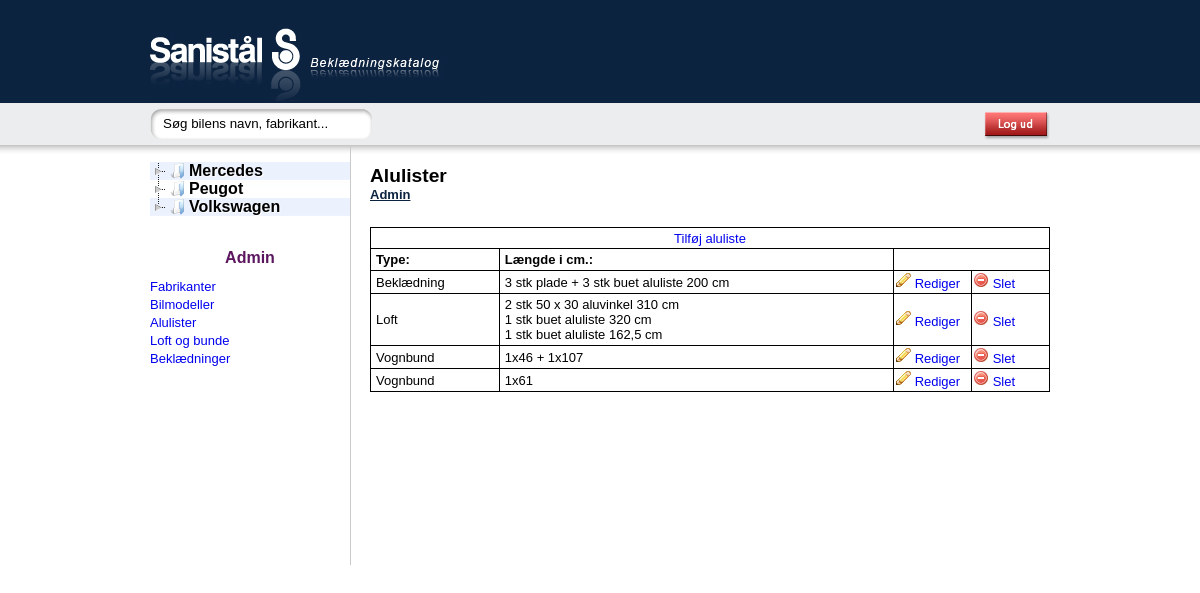
Page /main.php?adm=3 (signed in) on the committed database.
### tables this page shows
CREATE TABLE IF NOT EXISTS `fabrikant` (
  `fabrikant_id` int(100) NOT NULL AUTO_INCREMENT,
  `fabrikant_navn` varchar(255) NOT NULL,
  PRIMARY KEY (`fabrikant_id`)
);

CREATE TABLE IF NOT EXISTS `alulister` (
  `alu_id` int(11) NOT NULL AUTO_INCREMENT,
  `loft_bund` varchar(255) NOT NULL,
  `length_cm` varchar(255) NOT NULL,
  PRIMARY KEY (`alu_id`)
);

### includes/user_lock.php (called while the page is built, shortened)
<?php
$check_user = $_SESSION['login_user'];
$lock_query = mysql_query("select * from users where name='$check_user'");
$lock_row = mysql_fetch_array($lock_query);
$rights = $lock_row['rights'];
?>

### main.php (the view, shortened to what this page needs)
<?php
require_once 'dbconnect.php';
include 'includes/user_lock.php';
?>
<!DOCTYPE html PUBLIC "-//W3C//DTD XHTML 1.0 Strict//EN"
"http://www.w3.org/TR/xhtml1/DTD/xhtml1-strict.dtd">
<html xmlns="http://www.w3.org/1999/xhtml" xml:lang="da" lang="da">
	<head>
		<link rel="stylesheet" href="desktop.css" type="text/css" media="screen" />
		<link rel="stylesheet" href="css/lightbox.css" />
	</head>
	<body>
		<div id="main">
			<div id="topbanner">
				<a href="main.php"><img src="design/logo.jpg" alt="Sanistål Beklædningskatalog" /></a>
			</div>
			<div id="searchbarMenu">
				<div id="sfield">
					<form method="post" name="searchfield" action="main.php">
						<div id="sfieldright">
							<div id="sfieldleft">
								<input class="searchfield" onfocus="javascript:tombox()" name="search" type="text" value="Søg bilens navn, fabrikant..." />
							</div>
						</div>
					</form>
				</div>
				<div id="logoutfield"><a href="log_out.php"><img class="logud" src="design/logud.jpg" /></a></div>
			</div>
			<div id="content">
				<div id="sidebar">
    				<div id="navigationmenu">
<?php
$results_manu = mysql_query("SELECT * FROM fabrikant ORDER BY fabrikant_navn", $conn);
echo "<ul>";
while ($row_manu = mysql_fetch_array($results_manu)) {
	echo "<li><a class='navilink'>" . $row_manu['fabrikant_navn'];
	echo "</a><ul>";
	echo "</ul>";
	echo "</li>";
}
echo "</ul>";
?>
    				</div>
<?php
if ($rights==1) {
	echo "<br /><h3>Admin</h3>";
	echo "<a class='link' href='main.php?adm=1'>Fabrikanter</a><br />";
	echo "<a class='link' href='main.php?adm=2'>Bilmodeller</a><br />";
	echo "<a class='link' href='main.php?adm=3'>Alulister</a><br />";
	echo "<a class='link' href='main.php?adm=4'>Loft og bunde</a><br />";
	echo "<a class='link' href='main.php?adm=5'>Beklædninger</a><br />";
}
?>
				</div>
				<div id="cat_view">
                    <?php
                    if (isset($_REQUEST['bilid']))
                    {
                      include 'includes/pages/carmodel.php';
                    }
					else
				    {
				    	if (isset($_POST['search']))
                    	{
                      	include 'includes/pages/search.php';
                    	}
                    	else {
							if (isset($_REQUEST['adm']) && $rights==1) {
								switch ($_REQUEST['adm']) {
									case 3:
										include 'includes/admin/list_alulister.php';
										break;
								}
							} else {
								include 'includes/pages/frontpage.php';
							}
						}
				    }
                    ?>
				</div>
			</div>
		</div>
	</body>
</html>

### includes/admin/list_alulister.php
<?php
$results_list = mysql_query("SELECT * FROM alulister ORDER BY loft_bund", $conn);
echo "<h1>Alulister</h1>";
echo "<h2>Admin</h2>";
echo "<table class='dblist'>";
echo "<td class='alu' align='center' colspan='4'><a href='main.php?adm=12'>Tilføj aluliste</a></td>";
echo "<tr class='aluFirstRow'>";
echo "<td class='alu'><p>Type:</p></td>";
echo "<td class='alu'><p>Længde i cm.:</p></td>";
echo "<tr>";
while ($row_list = mysql_fetch_array($results_list)) {
	echo "<tr>";
	echo "<td class='alu'><p>" . $row_list['loft_bund'] . "</p></td>";
	echo "<td class='alu'><p>" . $row_list['length_cm'] . "</p></td>";
	echo "<td class='alu' width='75'><a href='main.php?adm=13&id=". $row_list['alu_id'] ."'><img src='design/b_edit.png' /> Rediger</a></td>";
	echo "<td class='alu' width='75'><a href='main.php?adm=14&id=". $row_list['alu_id'] ."'><img src='design/b_drop.png' /> Slet</a></td>";
	echo "</tr>";
}
echo "</table>";
?>

### desktop.css (style rules this page uses)
body { background-color: #FFFFFF; background-image: url('design/bg_loop.jpg'); background-repeat: repeat-x; background-position: top; margin: 0px 0px 0px 0px; font-family: Arial, Helvetica, sans-serif; }
h1 { font-size: larger; font-weight: bold; margin-top: 0px; margin-bottom: 0px; }
h2 { color: #0c2340; font-size: small; text-decoration: underline; margin-top: 0px; }
h3 { color: #5b165f; font-size: medium; text-align: center; margin-top: 15px; margin-bottom: 10px; }
p { font-size: small; }
a.navilink { font-size: medium; }
a { font-size: small; text-decoration: none; }
img { border: none; margin: 0px 0px 0px 0px; }
form { display: inline; margin: 0px 0px 0px 0px; }
#navigationmenu { margin-top: 17px; font-weight: bold; }
#main { width: 900px; margin-left: auto; margin-right: auto; }
#topbanner { width: 900px; height: 103px; }
#searchbarMenu { width: 900px; height: 42px; }
#content { width: 900px; }
#sidebar { width: 200px; height: 500px; float: left; }
#cat_view { width: 680px; float: right; padding: 20px 0px 0px 20px; background-image: url('design/sidebar_seperator.jpg'); background-repeat: repeat-y; background-position: left; min-height: 400px; }
table p { margin: 2px 0px 2px 4px; }
tr.aluFirstRow p { font-weight: bold; }
table.alu, th.alu, td.alu { border: 1px solid black; border-collapse: collapse; }
table.dblist, th.dblist, td.dblist { width: 680px; margin-top: 25px; border: 1px solid black; border-collapse: collapse; }
.searchfield { background-image: url('design/searchbar_loop.jpg'); background-repeat: repeat-x; height: 29px; width: 200px; padding-top: 6px; padding-bottom: 7px; border: none; margin: 0px 0px 0px 0px; }
#sfieldleft { background-image: url('design/searchbar_left.jpg'); background-repeat: no-repeat; background-position: left; height: 42px; width: 200px; padding-left: 11px; }
#sfieldright { background-image: url('design/searchbar_right.jpg'); background-repeat: no-repeat; background-position: right; height: 42px; width: 211px; padding-right: 11px; }
#sfield { height: 42px; float: left; }
#logoutfield { height: 42px; float: right; }
.logud { margin: 5px 0px 5px 0px; }

### themes/apple/style.css (style rules this page uses)
.jstree-apple li, .jstree-apple ins { background-image:url("d.png"); background-repeat:no-repeat; background-color:transparent; }
.jstree-apple li { background-position:-90px 0; background-repeat:repeat-y; }
.jstree-apple li.jstree-last { background:transparent; }
.jstree-apple a { border-radius:4px; -moz-border-radius:4px; -webkit-border-radius:4px; text-shadow:1px 1px 1px white; }
.jstree-apple.jstree-focused { background:white; }

### rows in the picture
fabrikant: fabrikant_navn "Mercedes"
fabrikant: fabrikant_navn "Peugot"
fabrikant: fabrikant_navn "Volkswagen"
alulister: loft_bund "Beklædning", length_cm "3 stk plade + 3 stk buet aluliste 200 cm"
alulister: loft_bund "Loft", length_cm "2 stk 50 x 30 aluvinkel 310 cm 1 stk buet aluliste 320 cm 1 stk buet aluliste 162,5 cm"
alulister: loft_bund "Vognbund", length_cm "1x46 + 1x107"
alulister: loft_bund "Vognbund", length_cm "1x61"
